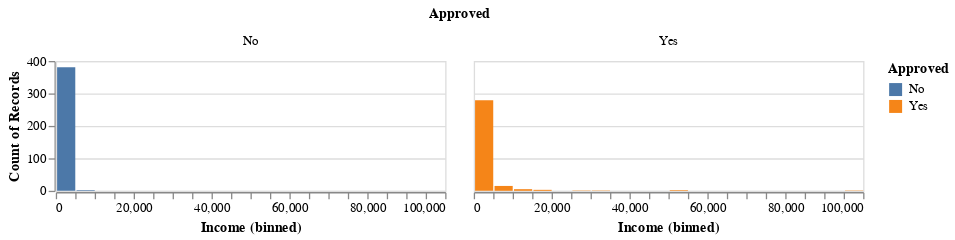

Notebook code for this chart:
### Code cell
data_vis_i = alt.Chart(data).mark_bar().encode(
    x = alt.X('Income').scale(clamp= True).bin(maxbins=20),
    y = alt.Y('count()'),
    color = alt.Color('Approved')
).properties(
    height=100
).facet(
    "Approved:N",)
data_vis_i

### Figure 1 — Vega-Lite specification as saved in the notebook (floating-point values rounded to 4 significant figures; data arrays with more than 128 entries replaced by an {"elided": "..."} marker saying what was removed)
{"config": {"view": {"continuousWidth": 300, "continuousHeight": 300}}, "data": {"name": "data-6ce8907e001934dae184b3a258fb1bc8"}, "facet": {"field": "Approved", "type": "nominal"}, "spec": {"mark": {"type": "bar"}, "encoding": {"color": {"field": "Approved", "type": "nominal"}, "x": {"bin": {"maxbins": 20}, "field": "Income", "scale": {"clamp": true}, "type": "quantitative"}, "y": {"aggregate": "count", "type": "quantitative"}}, "height": 100}, "$schema": "https://vega.github.io/schema/vega-lite/v5.16.3.json", "datasets": {"data-6ce8907e001934dae184b3a258fb1bc8": {"elided": "690 records"}}}
